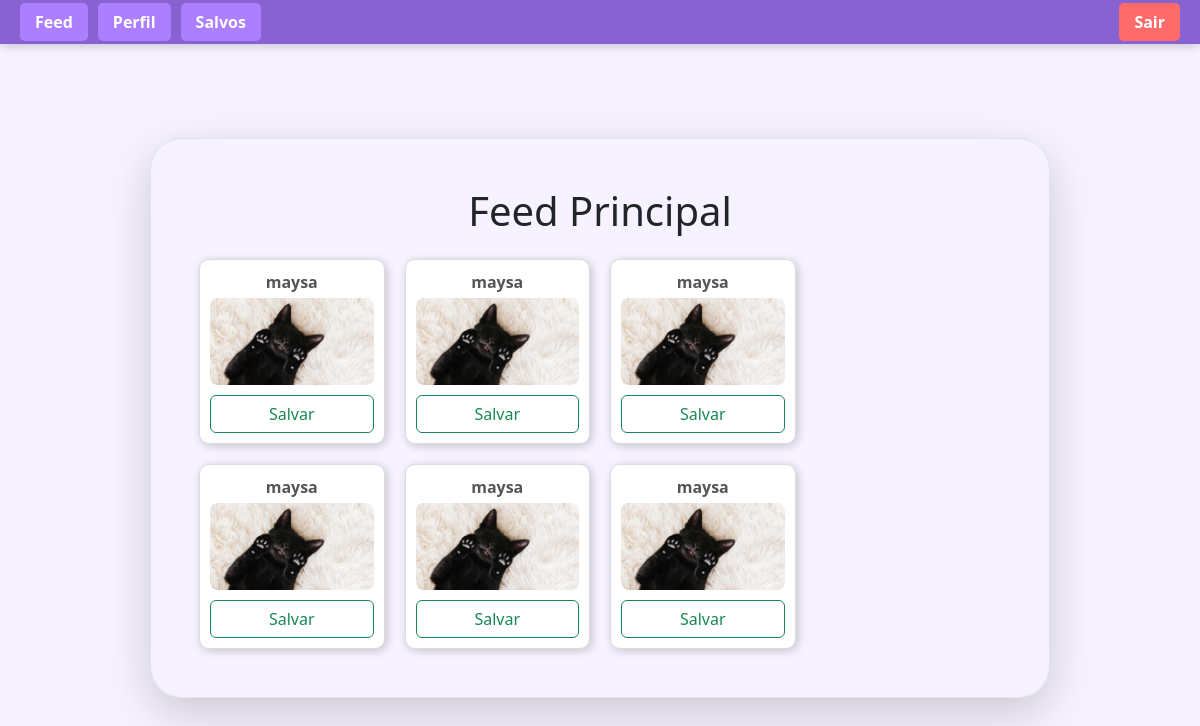
The page /feed (signed in) on the database as committed earlier.
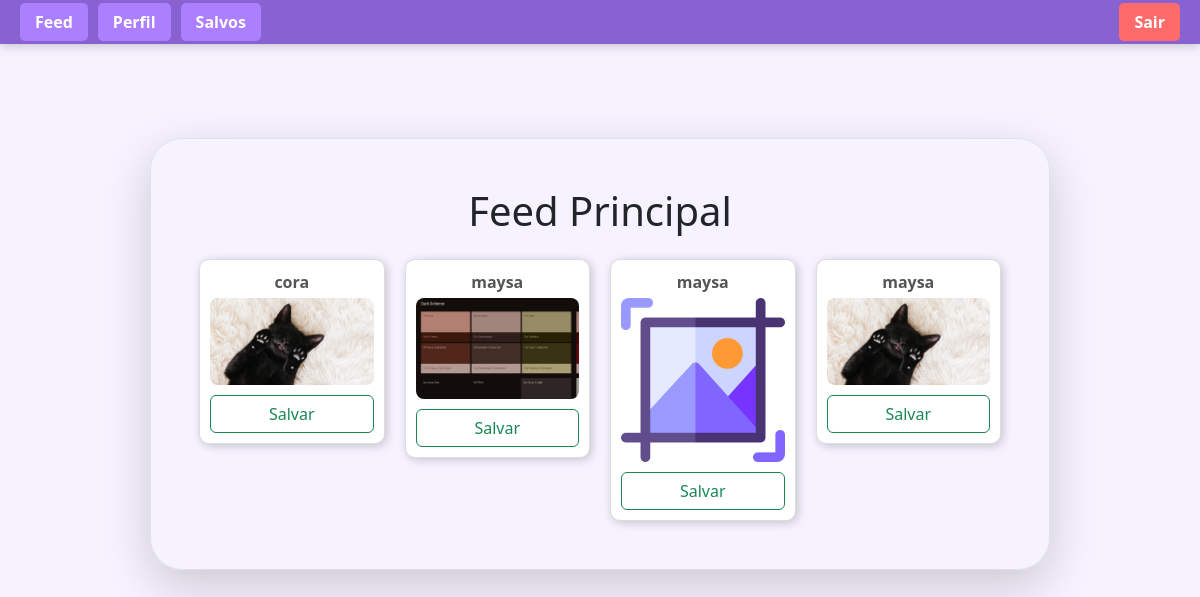
The same page on the database as committed later.
### appflexi/models.py (models this page shows)
class Photo(database.Model):
    id = database.Column(database.Integer, primary_key=True)
    file_name = database.Column(database.String(255), default="default.png")
    upload_date = database.Column(
        database.DateTime(timezone=True),
        nullable=False,
        default=lambda: datetime.now(timezone.utc)
    )
    user_id = database.Column(
        database.Integer,
        database.ForeignKey('user.id'),
        nullable=False
    )

class User(database.Model, UserMixin):
    id = database.Column(database.Integer, primary_key=True)
    username = database.Column(database.String(20), unique=True, nullable=False)
    email = database.Column(database.String(100), unique=True, nullable=False)
    password = database.Column(database.String(60), nullable=False)
    photos = database.relationship('Photo', backref='user', lazy=True)

### appflexi/routes.py (the view)
@app.route('/feed')
@login_required
def feed():
    photos = Photo.query.order_by(Photo.upload_date.desc()).all()
    return render_template("feed.html", photos=photos)

### appflexi/models.py (called while the page is built)
@login_manager.user_loader
def load_user(user_id):
    return User.query.get(int(user_id))

### appflexi/templates/feed.html (shortened to what this page needs)
{% extends "homepage.html" %}
{% block form %}
{% include "navbar.html" %}
<div class="d-flex justify-content-center" style="margin-top:90px;">
    <div class="border m-5 shadow-lg rounded-5 p-5 w-75">
        <h1 class="text-center mb-4">Feed Principal</h1>
        {% if photos %}
            <div style=" columns: 4; column-gap: 20px;">
                {% for photo in photos %}
                    <div style=" break-inside: avoid; margin-bottom: 20px; background:white; padding:10px; border-radius:10px; border:1px solid #ddd; box-shadow:2px 2px 10px rgba(0,0,0,0.2); display:block;">
                        <p class="text-center fw-bold mb-1" style="color:#555;">
                            {{ photo.user.username }}
                        </p>
                        <a href="{{ url_for('profile', user_id=photo.user_id) }}">
                            <img src="{{ url_for('static', filename='posts_photos/' ~ photo.file_name) }}" style="width:100%; border-radius:8px; display:block;" alt="{{ photo.file_name }}">
                        </a>
                        <form action="{{ url_for('save_photo', photo_id=photo.id) }}" method="post" style="margin-top:10px;">
                            <button type="submit" class="btn btn-outline-success w-100">Salvar</button>
                        </form>
                    </div>
                {% endfor %}
            </div>
        {% else %}
            <p class="text-center alert alert-info">Nenhuma foto disponível no feed.</p>
        {% endif %}
    </div>
</div>
{% endblock %}

Rows that differ between the two databases and show on the page:
removed Photo: user.username "maysa", file_name (picture)
removed Photo: user.username "maysa", file_name (picture)
changed Photo: user.username "maysa" → "cora"
changed Photo (number 2 of 4 on the later page): file_name: a different picture
changed Photo (number 3 of 4 on the later page): file_name: picture removed, a placeholder shows
